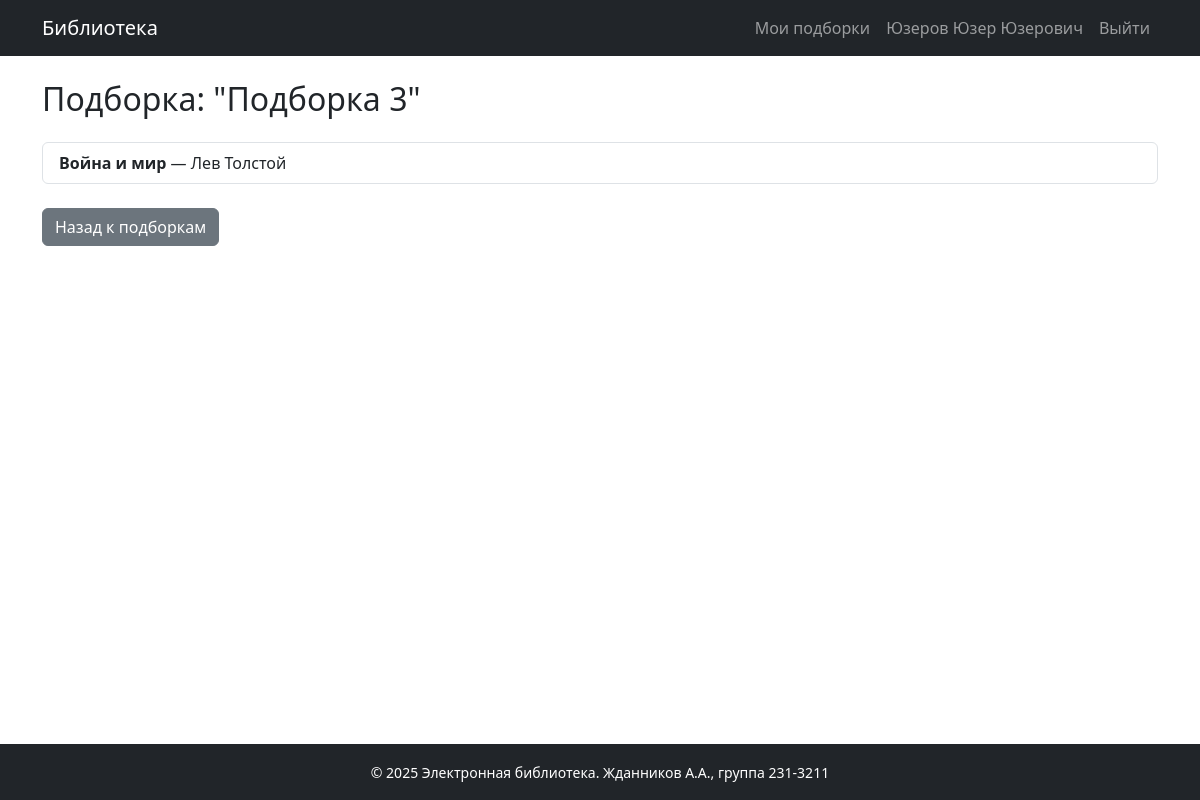
The app's page /collections/3 (signed in), older data.
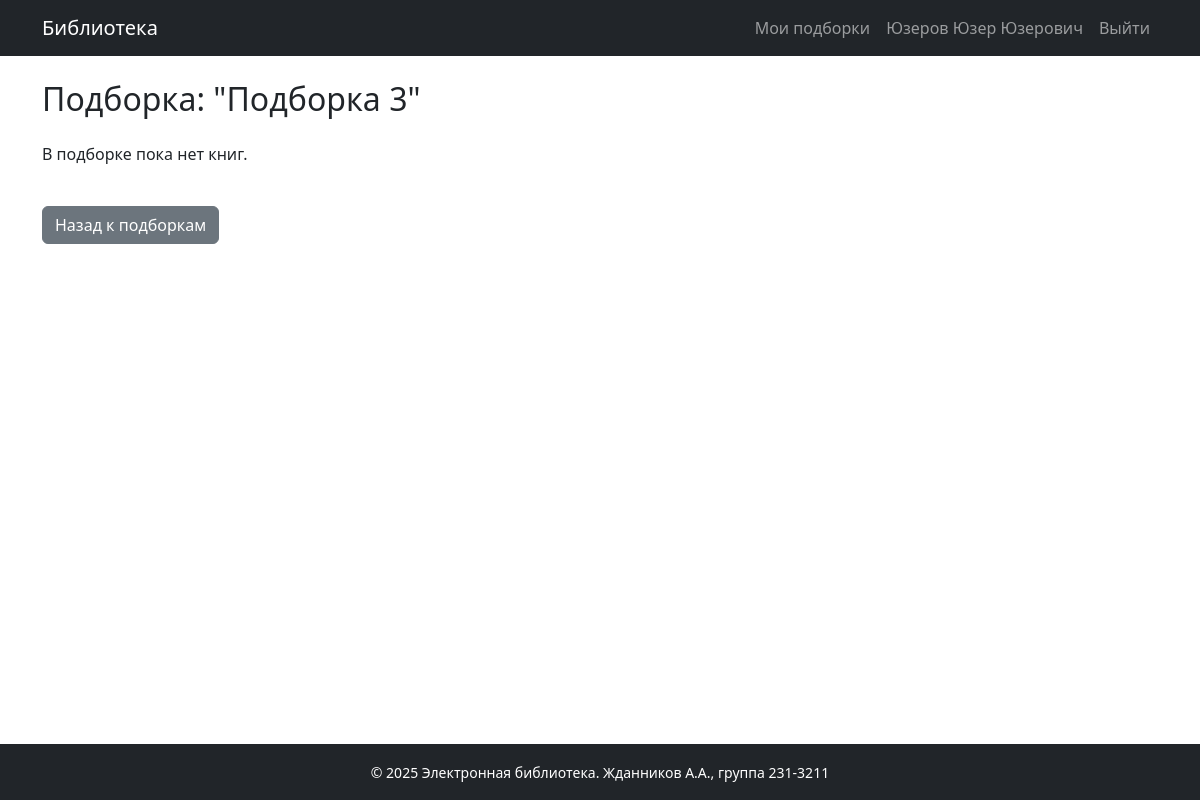
The same page, newer data.
### models.py (models this page shows, shortened)
class User(db.Model, UserMixin):
    id = db.Column(db.Integer, primary_key=True)
    username = db.Column(db.String(64), unique=True, nullable=False)
    password_hash = db.Column(db.String(128), nullable=False)
    last_name = db.Column(db.String(64), nullable=False)
    first_name = db.Column(db.String(64), nullable=False)
    middle_name = db.Column(db.String(64), nullable=True)
    role_id = db.Column(db.Integer, db.ForeignKey('role.id'), nullable=False)
    reviews = db.relationship('Review', backref='user', lazy=True)
    collections = db.relationship('Collection', backref='user', lazy=True)
    def full_name(self):
        return f"{self.last_name} {self.first_name} {self.middle_name or ''}".strip()

class Collection(db.Model):
    id = db.Column(db.Integer, primary_key=True)
    name = db.Column(db.String(128), nullable=False)
    user_id = db.Column(db.Integer, db.ForeignKey('user.id', ondelete='CASCADE'), nullable=False)
    books = db.relationship('Book', secondary=collection_books, back_populates='collections')

class Book(db.Model):
    id = db.Column(db.Integer, primary_key=True)
    title = db.Column(db.String(128), nullable=False)
    description = db.Column(db.Text, nullable=False)
    year = db.Column(db.Integer, nullable=False)
    publisher = db.Column(db.String(128), nullable=False)
    author = db.Column(db.String(128), nullable=False)
    pages = db.Column(db.Integer, nullable=False)
    genres = db.relationship('Genre', secondary=book_genres, back_populates='books')
    cover = db.relationship('Cover', backref='book', uselist=False, cascade="all, delete")
    reviews = db.relationship('Review', backref='book', cascade="all, delete")
    collections = db.relationship('Collection', secondary=collection_books, back_populates='books')

### app.py (the view)
@app.route('/collections/<int:collection_id>')
@login_required
def view_collection(collection_id):
    collection = Collection.query.filter_by(id=collection_id, user_id=current_user.id).first_or_404()
    return render_template('collection_books.html', collection=collection)

### app.py (called while the page is built)
@login_manager.user_loader
def load_user(user_id):
    return User.query.get(int(user_id))

### templates/collection_books.html (shortened to what this page needs)
{% extends "base.html" %}
{% block content %}
<h2 class="mb-4">Подборка: "{{ collection.name }}"</h2>
{% if collection.books %}
  <ul class="list-group">
    {% for book in collection.books %}
    <li class="list-group-item">
      <strong>{{ book.title }}</strong> — {{ book.author }}
    </li>
    {% endfor %}
  </ul>
{% else %}
  <p>В подборке пока нет книг.</p>
{% endif %}
<a href="{{ url_for('collections') }}" class="btn btn-secondary mt-4">Назад к подборкам</a>
{% endblock %}

### templates/base.html (shortened to what this page needs)
<!doctype html>
<html lang="ru">
<head>
  <link href="https://cdn.jsdelivr.net/npm/bootstrap@5.3.0/dist/css/bootstrap.min.css" rel="stylesheet">
</head>
<body class="d-flex flex-column min-vh-100">
<nav class="navbar navbar-expand-lg navbar-dark bg-dark mb-4">
  <div class="container">
    <a class="navbar-brand" href="{{ url_for('index') }}">Библиотека</a>
    <div class="collapse navbar-collapse" id="navbarNav">
      <ul class="navbar-nav ms-auto">
        {% if current_user.is_authenticated %}
          {% if current_user.role.name == 'Пользователь' %}
          <li class="nav-item">
            <a class="nav-link" href="{{ url_for('collections') }}">Мои подборки</a>
          </li>
          {% endif %}
          <li class="nav-item">
            <span class="nav-link">{{ current_user.full_name() }}</span>
          </li>
          <li class="nav-item">
            <a class="nav-link" href="{{ url_for('logout') }}">Выйти</a>
          </li>
        {% else %}
          <li class="nav-item">
            <a class="nav-link" href="{{ url_for('login') }}">Войти</a>
          </li>
        {% endif %}
      </ul>
    </div>
  </div>
</nav>
<div class="container mb-4 flex-grow-1">
  {% block content %}{% endblock %}
</div>
<footer class="bg-dark text-white mt-auto py-3">
  <div class="container text-center">
    <small>© 2025 Электронная библиотека. Жданников А.А., группа 231-3211</small>
  </div>
</footer>
</body>
</html>

Row changes from the older to the newer data that the page shows:
removed Book: title "Война и мир", author "Лев Толстой"
Text that changed along with them:
text now shown: "В подборке пока нет книг."
